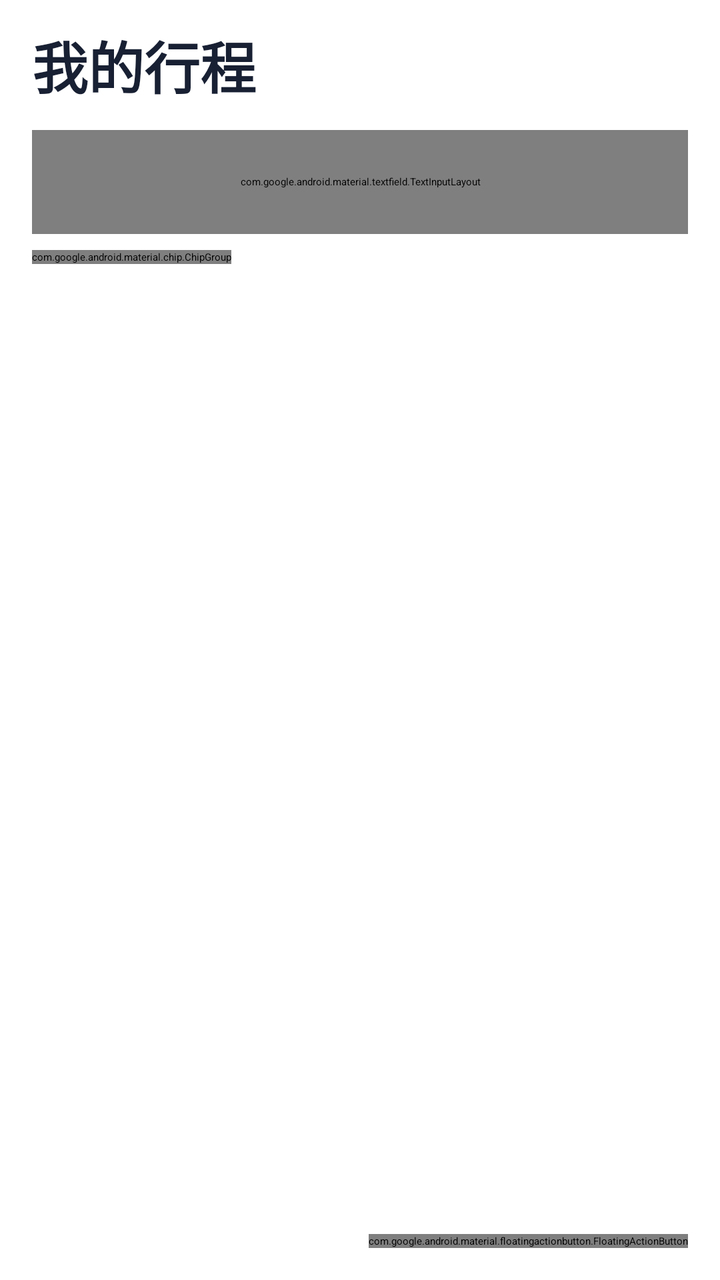
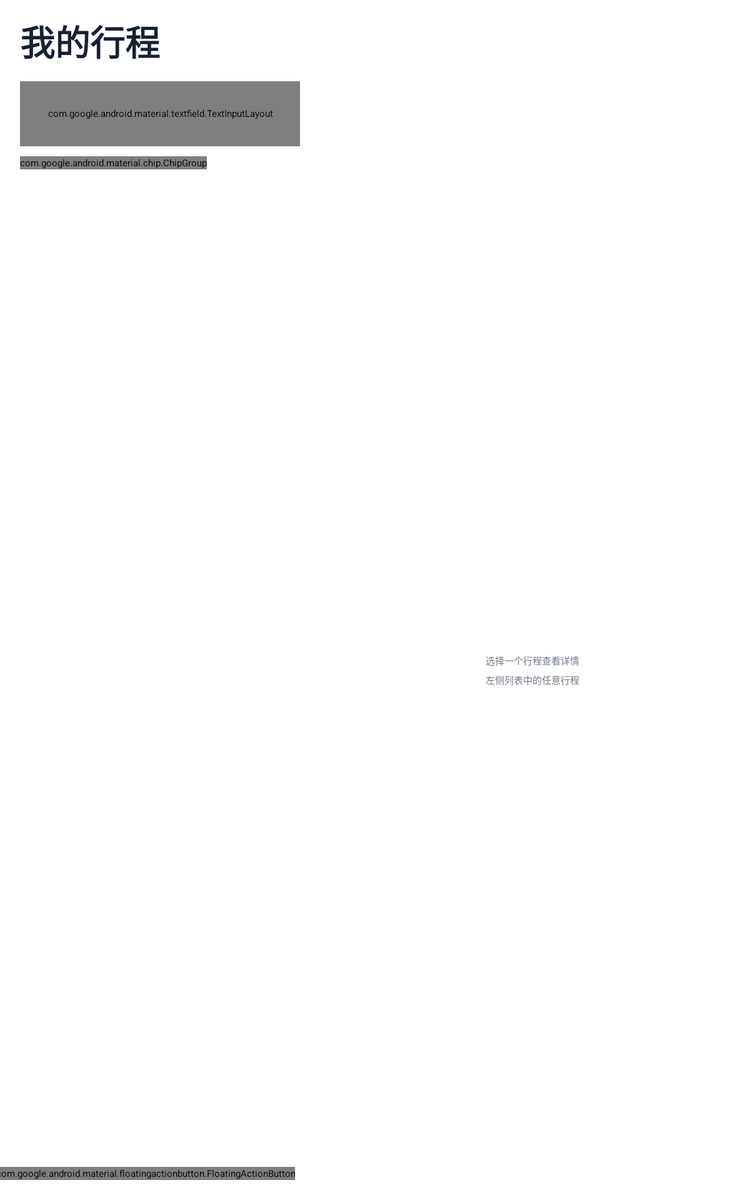

One screen, two layout resources from the same app: the default and the repository's alternative for another configuration. Each is rendered where Android would select it; the XML of both is given below.
<!-- AndroidManifest.xml: application theme Theme.Xingtu.Starting -->
<!-- res/layout/fragment_trips.xml -->
<?xml version="1.0" encoding="utf-8"?>
<androidx.constraintlayout.widget.ConstraintLayout xmlns:android="http://schemas.android.com/apk/res/android"
    xmlns:app="http://schemas.android.com/apk/res-auto"
    xmlns:tools="http://schemas.android.com/tools"
    android:layout_width="match_parent"
    android:layout_height="match_parent"
    tools:context=".feature.trips.TripsFragment">

    <TextView
        android:id="@+id/tripsTitle"
        android:layout_width="wrap_content"
        android:layout_height="wrap_content"
        android:layout_marginStart="@dimen/space_lg"
        android:layout_marginTop="@dimen/space_md"
        android:text="@string/trips_title"
        android:textSize="28sp"
        android:textColor="@color/colorTextPrimary"
        android:textStyle="bold"
        app:layout_constraintStart_toStartOf="parent"
        app:layout_constraintTop_toTopOf="parent" />

    <com.google.android.material.textfield.TextInputLayout
        android:id="@+id/searchInputLayout"
        style="@style/Widget.Material3.TextInputLayout.OutlinedBox"
        android:layout_width="0dp"
        android:layout_height="52dp"
        android:layout_marginHorizontal="@dimen/space_lg"
        android:layout_marginTop="@dimen/space_md"
        app:boxBackgroundColor="@color/colorSurfaceVariant"
        app:boxBackgroundMode="filled"
        app:boxCornerRadiusBottomEnd="14dp"
        app:boxCornerRadiusBottomStart="14dp"
        app:boxCornerRadiusTopEnd="14dp"
        app:boxCornerRadiusTopStart="14dp"
        app:boxStrokeWidth="0dp"
        app:boxStrokeWidthFocused="0dp"
        app:endIconMode="clear_text"
        app:startIconDrawable="@drawable/ic_search"
        app:hintEnabled="false"
        app:layout_constraintEnd_toEndOf="parent"
        app:layout_constraintStart_toStartOf="parent"
        app:layout_constraintTop_toBottomOf="@id/tripsTitle">

        <com.google.android.material.textfield.TextInputEditText
            android:id="@+id/searchInput"
            android:layout_width="match_parent"
            android:layout_height="52dp"
            android:hint="@string/trips_search_hint"
            android:imeOptions="actionSearch"
            android:inputType="text"
            android:maxLines="1"
            android:textAppearance="?attr/textAppearanceBodyMedium" />
    </com.google.android.material.textfield.TextInputLayout>

    <HorizontalScrollView
        android:id="@+id/filterScroll"
        android:layout_width="0dp"
        android:layout_height="wrap_content"
        android:layout_marginTop="@dimen/space_sm"
        android:paddingHorizontal="@dimen/space_lg"
        android:scrollbars="none"
        app:layout_constraintEnd_toEndOf="parent"
        app:layout_constraintStart_toStartOf="parent"
        app:layout_constraintTop_toBottomOf="@id/searchInputLayout">

        <com.google.android.material.chip.ChipGroup
            android:id="@+id/filterChips"
            android:layout_width="wrap_content"
            android:layout_height="wrap_content"
            app:chipSpacingHorizontal="@dimen/space_sm"
            app:selectionRequired="true"
            app:singleLine="true"
            app:singleSelection="true">

            <com.google.android.material.chip.Chip
                android:id="@+id/chipAll"
                style="@style/Widget.Material3.Chip.Filter"
                android:layout_width="wrap_content"
                android:layout_height="wrap_content"
                android:checked="true"
                android:text="@string/trips_filter_all"
                android:textColor="@color/chip_filter_text"
                app:checkedIconVisible="false"
                app:chipBackgroundColor="@color/chip_filter_background"
                app:chipStrokeWidth="0dp" />

            <com.google.android.material.chip.Chip
                android:id="@+id/chipUpcoming"
                style="@style/Widget.Material3.Chip.Filter"
                android:layout_width="wrap_content"
                android:layout_height="wrap_content"
                android:text="@string/trips_filter_upcoming"
                android:textColor="@color/chip_filter_text"
                app:checkedIconVisible="false"
                app:chipBackgroundColor="@color/chip_filter_background"
                app:chipStrokeWidth="0dp" />

            <com.google.android.material.chip.Chip
                android:id="@+id/chipOngoing"
                style="@style/Widget.Material3.Chip.Filter"
                android:layout_width="wrap_content"
                android:layout_height="wrap_content"
                android:text="@string/trips_filter_ongoing"
                android:textColor="@color/chip_filter_text"
                app:checkedIconVisible="false"
                app:chipBackgroundColor="@color/chip_filter_background"
                app:chipStrokeWidth="0dp" />

            <com.google.android.material.chip.Chip
                android:id="@+id/chipFinished"
                style="@style/Widget.Material3.Chip.Filter"
                android:layout_width="wrap_content"
                android:layout_height="wrap_content"
                android:text="@string/trips_filter_finished"
                android:textColor="@color/chip_filter_text"
                app:checkedIconVisible="false"
                app:chipBackgroundColor="@color/chip_filter_background"
                app:chipStrokeWidth="0dp" />
        </com.google.android.material.chip.ChipGroup>
    </HorizontalScrollView>

    <androidx.recyclerview.widget.RecyclerView
        android:id="@+id/tripsList"
        android:layout_width="0dp"
        android:layout_height="0dp"
        android:layout_marginTop="@dimen/space_sm"
        android:clipToPadding="false"
        android:paddingHorizontal="@dimen/space_lg"
        android:paddingBottom="96dp"
        app:layout_constraintBottom_toBottomOf="parent"
        app:layout_constraintEnd_toEndOf="parent"
        app:layout_constraintStart_toStartOf="parent"
        app:layout_constraintTop_toBottomOf="@id/filterScroll"
        tools:itemCount="2"
        tools:listitem="@layout/item_trip_card" />

    <com.google.android.material.floatingactionbutton.FloatingActionButton
        android:id="@+id/createTripFab"
        android:layout_width="wrap_content"
        android:layout_height="wrap_content"
        android:layout_margin="@dimen/space_lg"
        android:contentDescription="@string/home_create_trip"
        android:src="@drawable/ic_add"
        app:backgroundTint="@color/colorPrimary"
        app:tint="@android:color/white"
        app:layout_constraintBottom_toBottomOf="parent"
        app:layout_constraintEnd_toEndOf="parent" />

    <ProgressBar
        android:id="@+id/loadingIndicator"
        android:layout_width="wrap_content"
        android:layout_height="wrap_content"
        android:indeterminate="true"
        android:visibility="gone"
        app:layout_constraintBottom_toBottomOf="parent"
        app:layout_constraintEnd_toEndOf="parent"
        app:layout_constraintStart_toStartOf="parent"
        app:layout_constraintTop_toBottomOf="@id/filterScroll" />

    <LinearLayout
        android:id="@+id/emptyPanel"
        android:layout_width="wrap_content"
        android:layout_height="wrap_content"
        android:gravity="center_horizontal"
        android:orientation="vertical"
        android:visibility="gone"
        app:layout_constraintBottom_toBottomOf="parent"
        app:layout_constraintEnd_toEndOf="parent"
        app:layout_constraintStart_toStartOf="parent"
        app:layout_constraintTop_toBottomOf="@id/filterScroll">

        <TextView
            android:layout_width="wrap_content"
            android:layout_height="wrap_content"
            android:text="@string/trips_empty_title"
            android:textAppearance="?attr/textAppearanceTitleMedium"
            android:textColor="@color/colorTextPrimary"
            android:textStyle="bold" />

        <TextView
            android:layout_width="wrap_content"
            android:layout_height="wrap_content"
            android:layout_marginTop="@dimen/space_sm"
            android:text="@string/trips_empty_subtitle"
            android:textAppearance="?attr/textAppearanceBodyMedium"
            android:textColor="@color/colorTextSecondary" />
    </LinearLayout>

    
    <FrameLayout
        android:id="@+id/tripDetailContainer"
        android:layout_width="0dp"
        android:layout_height="0dp"
        android:visibility="gone"
        app:layout_constraintBottom_toBottomOf="parent"
        app:layout_constraintEnd_toEndOf="parent"
        app:layout_constraintStart_toStartOf="parent"
        app:layout_constraintTop_toTopOf="parent" />

    <LinearLayout
        android:id="@+id/twoPanePlaceholder"
        android:layout_width="wrap_content"
        android:layout_height="wrap_content"
        android:gravity="center_horizontal"
        android:orientation="vertical"
        android:visibility="gone"
        app:layout_constraintBottom_toBottomOf="parent"
        app:layout_constraintEnd_toEndOf="parent"
        app:layout_constraintStart_toStartOf="parent"
        app:layout_constraintTop_toTopOf="parent">

        <TextView
            android:layout_width="wrap_content"
            android:layout_height="wrap_content"
            android:text="@string/trips_two_pane_placeholder_title"
            android:textAppearance="?attr/textAppearanceTitleMedium"
            android:textColor="@color/colorTextSecondary" />

        <TextView
            android:layout_width="wrap_content"
            android:layout_height="wrap_content"
            android:layout_marginTop="@dimen/space_xs"
            android:text="@string/trips_two_pane_placeholder_subtitle"
            android:textAppearance="?attr/textAppearanceBodyMedium"
            android:textColor="@color/colorTextSecondary" />
    </LinearLayout>
</androidx.constraintlayout.widget.ConstraintLayout>
<!-- resources referenced by this layout -->
<resources>
  <color name="colorPrimary">#5B5CE2</color>
  <color name="colorSurfaceVariant">#EEF0F7</color>
  <color name="colorTextPrimary">#182033</color>
  <color name="colorTextSecondary">#6F7787</color>
  <dimen name="space_lg">16dp</dimen>
  <dimen name="space_md">12dp</dimen>
  <dimen name="space_sm">8dp</dimen>
  <dimen name="space_xs">4dp</dimen>
  <string name="home_create_trip">新建行程</string>
  <string name="trips_empty_subtitle">调整搜索或筛选条件，或者新建一个行程</string>
  <string name="trips_empty_title">没有符合条件的行程</string>
  <string name="trips_filter_all">全部</string>
  <string name="trips_filter_finished">已结束</string>
  <string name="trips_filter_ongoing">进行中</string>
  <string name="trips_filter_upcoming">即将开始</string>
  <string name="trips_search_hint">搜索行程或目的地</string>
  <string name="trips_title">我的行程</string>
  <string name="trips_two_pane_placeholder_subtitle">左侧列表中的任意行程</string>
  <string name="trips_two_pane_placeholder_title">选择一个行程查看详情</string>
  <style name="Theme.Xingtu.Starting" parent="Theme.SplashScreen">
          <item name="windowSplashScreenBackground">@color/colorBackground</item>
          <item name="windowSplashScreenAnimatedIcon">@drawable/ic_splash_logo</item>
          <item name="postSplashScreenTheme">@style/Theme.Xingtu</item>
      </style>
  <color name="colorBackground">#F6F7FB</color>
  <!-- drawable ic_splash_logo (drawable) -->
  <?xml version="1.0" encoding="utf-8"?>
  <vector xmlns:android="http://schemas.android.com/apk/res/android"
      android:width="108dp"
      android:height="108dp"
      android:viewportWidth="108"
      android:viewportHeight="108">
      <path
          android:pathData="M36,66 A18,18 0 1,1 72,66"
          android:strokeColor="#5B5CE2"
          android:strokeWidth="5"
          android:strokeLineCap="round"
          android:fillColor="#00000000" />
      <path
          android:pathData="M36,66 m-4,0 a4,4 0 1,1 8,0 a4,4 0 1,1 -8,0"
          android:fillColor="#FF8A5B" />
      <path
          android:fillColor="#5B5CE2"
          android:pathData="M54,42 l4.6,9.3 10.2,1.5 -7.4,7.2 1.8,10.2 -9.2,-4.9 -9.2,4.9 1.8,-10.2 -7.4,-7.2 10.2,-1.5 z" />
  </vector>
  <style name="Theme.Xingtu" parent="Theme.Material3.DayNight.NoActionBar">
          <item name="colorPrimary">@color/colorPrimary</item>
          <item name="colorOnPrimary">@color/colorOnPrimary</item>
          <item name="colorSecondary">@color/colorSecondary</item>
          <item name="colorOnSecondary">@color/colorOnSecondary</item>
          <item name="android:colorBackground">@color/colorBackground</item>
          <item name="colorSurface">@color/colorSurface</item>
          <item name="colorOnSurface">@color/colorOnSurface</item>
          <item name="colorSurfaceVariant">@color/colorSurfaceVariant</item>
          <item name="colorOnSurfaceVariant">@color/colorOnSurfaceVariant</item>
          <item name="colorError">@color/colorError</item>
          <item name="android:statusBarColor">@android:color/transparent</item>
          <item name="android:navigationBarColor">@android:color/transparent</item>
          <item name="android:windowBackground">@color/colorBackground</item>
      </style>
  <color name="colorOnPrimary">#FFFFFF</color>
  <color name="colorSecondary">#FF8A5B</color>
  <color name="colorOnSecondary">#FFFFFF</color>
  <color name="colorSurface">#FFFFFF</color>
  <color name="colorOnSurface">#182033</color>
  <color name="colorOnSurfaceVariant">#6F7787</color>
  <color name="colorError">#D9484C</color>
</resources>
<!-- res/layout-sw600dp/fragment_trips.xml (the repository's variant of the layout above) -->
<!-- drawn on a 7-inch tablet held upright -->
<?xml version="1.0" encoding="utf-8"?>
<androidx.constraintlayout.widget.ConstraintLayout xmlns:android="http://schemas.android.com/apk/res/android"
    xmlns:app="http://schemas.android.com/apk/res-auto"
    xmlns:tools="http://schemas.android.com/tools"
    android:layout_width="match_parent"
    android:layout_height="match_parent"
    tools:context=".feature.trips.TripsFragment">

    <androidx.constraintlayout.widget.Guideline
        android:id="@+id/paneDivider"
        android:layout_width="wrap_content"
        android:layout_height="wrap_content"
        android:orientation="vertical"
        app:layout_constraintGuide_percent="0.42" />

    <TextView
        android:id="@+id/tripsTitle"
        android:layout_width="wrap_content"
        android:layout_height="wrap_content"
        android:layout_marginStart="@dimen/space_lg"
        android:layout_marginTop="@dimen/space_md"
        android:text="@string/trips_title"
        android:textSize="28sp"
        android:textColor="@color/colorTextPrimary"
        android:textStyle="bold"
        app:layout_constraintStart_toStartOf="parent"
        app:layout_constraintTop_toTopOf="parent" />

    <com.google.android.material.textfield.TextInputLayout
        android:id="@+id/searchInputLayout"
        style="@style/Widget.Material3.TextInputLayout.OutlinedBox"
        android:layout_width="0dp"
        android:layout_height="52dp"
        android:layout_marginStart="@dimen/space_lg"
        android:layout_marginTop="@dimen/space_md"
        android:layout_marginEnd="@dimen/space_md"
        app:boxBackgroundColor="@color/colorSurfaceVariant"
        app:boxBackgroundMode="filled"
        app:boxCornerRadiusBottomEnd="14dp"
        app:boxCornerRadiusBottomStart="14dp"
        app:boxCornerRadiusTopEnd="14dp"
        app:boxCornerRadiusTopStart="14dp"
        app:boxStrokeWidth="0dp"
        app:boxStrokeWidthFocused="0dp"
        app:endIconMode="clear_text"
        app:startIconDrawable="@drawable/ic_search"
        app:hintEnabled="false"
        app:layout_constraintEnd_toStartOf="@id/paneDivider"
        app:layout_constraintStart_toStartOf="parent"
        app:layout_constraintTop_toBottomOf="@id/tripsTitle">

        <com.google.android.material.textfield.TextInputEditText
            android:id="@+id/searchInput"
            android:layout_width="match_parent"
            android:layout_height="52dp"
            android:hint="@string/trips_search_hint"
            android:imeOptions="actionSearch"
            android:inputType="text"
            android:maxLines="1"
            android:textAppearance="?attr/textAppearanceBodyMedium" />
    </com.google.android.material.textfield.TextInputLayout>

    <HorizontalScrollView
        android:id="@+id/filterScroll"
        android:layout_width="0dp"
        android:layout_height="wrap_content"
        android:layout_marginTop="@dimen/space_sm"
        android:paddingHorizontal="@dimen/space_lg"
        android:scrollbars="none"
        app:layout_constraintEnd_toStartOf="@id/paneDivider"
        app:layout_constraintStart_toStartOf="parent"
        app:layout_constraintTop_toBottomOf="@id/searchInputLayout">

        <com.google.android.material.chip.ChipGroup
            android:id="@+id/filterChips"
            android:layout_width="wrap_content"
            android:layout_height="wrap_content"
            app:chipSpacingHorizontal="@dimen/space_sm"
            app:selectionRequired="true"
            app:singleLine="true"
            app:singleSelection="true">

            <com.google.android.material.chip.Chip
                android:id="@+id/chipAll"
                style="@style/Widget.Material3.Chip.Filter"
                android:layout_width="wrap_content"
                android:layout_height="wrap_content"
                android:checked="true"
                android:text="@string/trips_filter_all"
                android:textColor="@color/chip_filter_text"
                app:checkedIconVisible="false"
                app:chipBackgroundColor="@color/chip_filter_background"
                app:chipStrokeWidth="0dp" />

            <com.google.android.material.chip.Chip
                android:id="@+id/chipUpcoming"
                style="@style/Widget.Material3.Chip.Filter"
                android:layout_width="wrap_content"
                android:layout_height="wrap_content"
                android:text="@string/trips_filter_upcoming"
                android:textColor="@color/chip_filter_text"
                app:checkedIconVisible="false"
                app:chipBackgroundColor="@color/chip_filter_background"
                app:chipStrokeWidth="0dp" />

            <com.google.android.material.chip.Chip
                android:id="@+id/chipOngoing"
                style="@style/Widget.Material3.Chip.Filter"
                android:layout_width="wrap_content"
                android:layout_height="wrap_content"
                android:text="@string/trips_filter_ongoing"
                android:textColor="@color/chip_filter_text"
                app:checkedIconVisible="false"
                app:chipBackgroundColor="@color/chip_filter_background"
                app:chipStrokeWidth="0dp" />

            <com.google.android.material.chip.Chip
                android:id="@+id/chipFinished"
                style="@style/Widget.Material3.Chip.Filter"
                android:layout_width="wrap_content"
                android:layout_height="wrap_content"
                android:text="@string/trips_filter_finished"
                android:textColor="@color/chip_filter_text"
                app:checkedIconVisible="false"
                app:chipBackgroundColor="@color/chip_filter_background"
                app:chipStrokeWidth="0dp" />
        </com.google.android.material.chip.ChipGroup>
    </HorizontalScrollView>

    <androidx.recyclerview.widget.RecyclerView
        android:id="@+id/tripsList"
        android:layout_width="0dp"
        android:layout_height="0dp"
        android:layout_marginTop="@dimen/space_sm"
        android:clipToPadding="false"
        android:paddingHorizontal="@dimen/space_lg"
        android:paddingBottom="96dp"
        app:layout_constraintBottom_toBottomOf="parent"
        app:layout_constraintEnd_toStartOf="@id/paneDivider"
        app:layout_constraintStart_toStartOf="parent"
        app:layout_constraintTop_toBottomOf="@id/filterScroll"
        tools:itemCount="2"
        tools:listitem="@layout/item_trip_card" />

    <com.google.android.material.floatingactionbutton.FloatingActionButton
        android:id="@+id/createTripFab"
        android:layout_width="wrap_content"
        android:layout_height="wrap_content"
        android:layout_margin="@dimen/space_lg"
        android:contentDescription="@string/home_create_trip"
        android:src="@drawable/ic_add"
        app:backgroundTint="@color/colorPrimary"
        app:tint="@android:color/white"
        app:layout_constraintBottom_toBottomOf="parent"
        app:layout_constraintEnd_toStartOf="@id/paneDivider" />

    <ProgressBar
        android:id="@+id/loadingIndicator"
        android:layout_width="wrap_content"
        android:layout_height="wrap_content"
        android:indeterminate="true"
        android:visibility="gone"
        app:layout_constraintBottom_toBottomOf="parent"
        app:layout_constraintEnd_toStartOf="@id/paneDivider"
        app:layout_constraintStart_toStartOf="parent"
        app:layout_constraintTop_toBottomOf="@id/filterScroll" />

    <LinearLayout
        android:id="@+id/emptyPanel"
        android:layout_width="wrap_content"
        android:layout_height="wrap_content"
        android:gravity="center_horizontal"
        android:orientation="vertical"
        android:visibility="gone"
        app:layout_constraintBottom_toBottomOf="parent"
        app:layout_constraintEnd_toStartOf="@id/paneDivider"
        app:layout_constraintStart_toStartOf="parent"
        app:layout_constraintTop_toBottomOf="@id/filterScroll">

        <TextView
            android:layout_width="wrap_content"
            android:layout_height="wrap_content"
            android:text="@string/trips_empty_title"
            android:textAppearance="?attr/textAppearanceTitleMedium"
            android:textColor="@color/colorTextPrimary"
            android:textStyle="bold" />

        <TextView
            android:layout_width="wrap_content"
            android:layout_height="wrap_content"
            android:layout_marginTop="@dimen/space_sm"
            android:text="@string/trips_empty_subtitle"
            android:textAppearance="?attr/textAppearanceBodyMedium"
            android:textColor="@color/colorTextSecondary" />
    </LinearLayout>

    
    <FrameLayout
        android:id="@+id/tripDetailContainer"
        android:layout_width="0dp"
        android:layout_height="0dp"
        android:layout_marginStart="@dimen/space_sm"
        app:layout_constraintBottom_toBottomOf="parent"
        app:layout_constraintEnd_toEndOf="parent"
        app:layout_constraintStart_toEndOf="@id/paneDivider"
        app:layout_constraintTop_toTopOf="parent" />

    <LinearLayout
        android:id="@+id/twoPanePlaceholder"
        android:layout_width="wrap_content"
        android:layout_height="wrap_content"
        android:gravity="center_horizontal"
        android:orientation="vertical"
        app:layout_constraintBottom_toBottomOf="parent"
        app:layout_constraintEnd_toEndOf="parent"
        app:layout_constraintStart_toEndOf="@id/paneDivider"
        app:layout_constraintTop_toTopOf="parent">

        <FrameLayout
            android:layout_width="96dp"
            android:layout_height="96dp"
            android:background="@drawable/bg_soft_circle">

            <ImageView
                android:layout_width="40dp"
                android:layout_height="40dp"
                android:layout_gravity="center"
                android:contentDescription="@string/trips_two_pane_placeholder_title"
                android:src="@drawable/ic_trips"
                app:tint="@color/colorPrimary" />
        </FrameLayout>

        <TextView
            android:layout_width="wrap_content"
            android:layout_height="wrap_content"
            android:layout_marginTop="@dimen/space_lg"
            android:text="@string/trips_two_pane_placeholder_title"
            android:textAppearance="?attr/textAppearanceTitleMedium"
            android:textColor="@color/colorTextSecondary" />

        <TextView
            android:layout_width="wrap_content"
            android:layout_height="wrap_content"
            android:layout_marginTop="@dimen/space_xs"
            android:text="@string/trips_two_pane_placeholder_subtitle"
            android:textAppearance="?attr/textAppearanceBodyMedium"
            android:textColor="@color/colorTextSecondary" />
    </LinearLayout>
</androidx.constraintlayout.widget.ConstraintLayout>
<!-- resources referenced by the variant -->
<!-- as a 7-inch tablet held upright resolves them -->
<resources>
  <color name="colorPrimary">#5B5CE2</color>
  <color name="colorSurfaceVariant">#EEF0F7</color>
  <color name="colorTextPrimary">#182033</color>
  <color name="colorTextSecondary">#6F7787</color>
  <dimen name="space_lg">16dp</dimen>
  <dimen name="space_md">12dp</dimen>
  <dimen name="space_sm">8dp</dimen>
  <dimen name="space_xs">4dp</dimen>
  <!-- drawable ic_trips (drawable) -->
  <?xml version="1.0" encoding="utf-8"?>
  <vector xmlns:android="http://schemas.android.com/apk/res/android"
      android:width="24dp"
      android:height="24dp"
      android:viewportWidth="24"
      android:viewportHeight="24"
      android:tint="?attr/colorControlNormal">
      <path
          android:fillColor="@android:color/white"
          android:pathData="M21,16v-2l-8,-5V3.5C13,2.67 12.33,2 11.5,2s-1.5,0.67 -1.5,1.5V9l-8,5v2l8,-2.5V19l-2,1.5V22l3.5,-1 3.5,1v-1.5L13,19v-5.5l8,2.5z" />
  </vector>
  <string name="home_create_trip">新建行程</string>
  <string name="trips_empty_subtitle">调整搜索或筛选条件，或者新建一个行程</string>
  <string name="trips_empty_title">没有符合条件的行程</string>
  <string name="trips_filter_all">全部</string>
  <string name="trips_filter_finished">已结束</string>
  <string name="trips_filter_ongoing">进行中</string>
  <string name="trips_filter_upcoming">即将开始</string>
  <string name="trips_search_hint">搜索行程或目的地</string>
  <string name="trips_title">我的行程</string>
  <string name="trips_two_pane_placeholder_subtitle">左侧列表中的任意行程</string>
  <string name="trips_two_pane_placeholder_title">选择一个行程查看详情</string>
  <style name="Theme.Xingtu.Starting" parent="Theme.SplashScreen">
          <item name="windowSplashScreenBackground">@color/colorBackground</item>
          <item name="windowSplashScreenAnimatedIcon">@drawable/ic_splash_logo</item>
          <item name="postSplashScreenTheme">@style/Theme.Xingtu</item>
      </style>
  <color name="colorBackground">#F6F7FB</color>
  <!-- drawable ic_splash_logo (drawable) -->
  <?xml version="1.0" encoding="utf-8"?>
  <vector xmlns:android="http://schemas.android.com/apk/res/android"
      android:width="108dp"
      android:height="108dp"
      android:viewportWidth="108"
      android:viewportHeight="108">
      <path
          android:pathData="M36,66 A18,18 0 1,1 72,66"
          android:strokeColor="#5B5CE2"
          android:strokeWidth="5"
          android:strokeLineCap="round"
          android:fillColor="#00000000" />
      <path
          android:pathData="M36,66 m-4,0 a4,4 0 1,1 8,0 a4,4 0 1,1 -8,0"
          android:fillColor="#FF8A5B" />
      <path
          android:fillColor="#5B5CE2"
          android:pathData="M54,42 l4.6,9.3 10.2,1.5 -7.4,7.2 1.8,10.2 -9.2,-4.9 -9.2,4.9 1.8,-10.2 -7.4,-7.2 10.2,-1.5 z" />
  </vector>
  <style name="Theme.Xingtu" parent="Theme.Material3.DayNight.NoActionBar">
          <item name="colorPrimary">@color/colorPrimary</item>
          <item name="colorOnPrimary">@color/colorOnPrimary</item>
          <item name="colorSecondary">@color/colorSecondary</item>
          <item name="colorOnSecondary">@color/colorOnSecondary</item>
          <item name="android:colorBackground">@color/colorBackground</item>
          <item name="colorSurface">@color/colorSurface</item>
          <item name="colorOnSurface">@color/colorOnSurface</item>
          <item name="colorSurfaceVariant">@color/colorSurfaceVariant</item>
          <item name="colorOnSurfaceVariant">@color/colorOnSurfaceVariant</item>
          <item name="colorError">@color/colorError</item>
          <item name="android:statusBarColor">@android:color/transparent</item>
          <item name="android:navigationBarColor">@android:color/transparent</item>
          <item name="android:windowBackground">@color/colorBackground</item>
      </style>
  <color name="colorOnPrimary">#FFFFFF</color>
  <color name="colorSecondary">#FF8A5B</color>
  <color name="colorOnSecondary">#FFFFFF</color>
  <color name="colorSurface">#FFFFFF</color>
  <color name="colorOnSurface">#182033</color>
  <color name="colorOnSurfaceVariant">#6F7787</color>
  <color name="colorError">#D9484C</color>
</resources>
